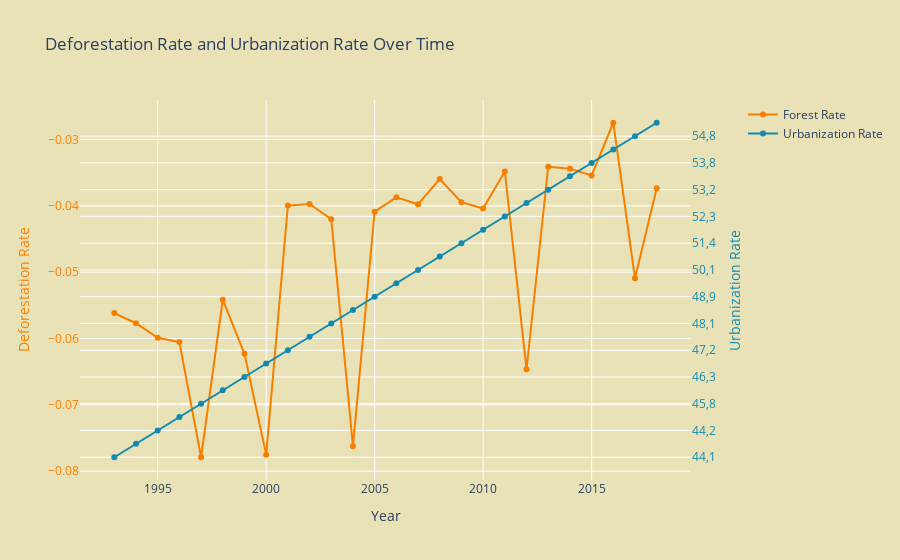

The notebook cell saved with this chart:
### Markdown cell above
Urbanization rates consistently rise, driven by ongoing economic development and population growth. Deforestation rates, on the other hand, increase in a much more random and erratic manner. Despite this variability, deforestation has profound and far-reaching impacts. It leads to the destruction of vast tracts of forest, which serve as crucial habitats for countless species. The loss of these habitats results in the decline and often the extinction of many plant and animal species, significantly reducing biodiversity. This loss of biodiversity disrupts ecosystems, affecting everything from pollination to the stability of food chains.

In addition to habitat destruction, deforestation alters local climates and water cycles. Forests play a critical role in regulating temperatures and weather patterns through the process of evapotranspiration. When trees are removed, these regulatory processes are disrupted, leading to changes in local and regional climates, such as increased temperatures and altered rainfall patterns. These changes can have cascading effects on agriculture, water availability, and human livelihoods.

Furthermore, deforestation impacts soil health. Trees and vegetation protect the soil from erosion by wind and rain. When forests are cleared, the exposed soil is more susceptible to erosion, which can lead to the loss of fertile topsoil and decreased land productivity. This degradation of soil health affects agricultural outputs and can contribute to desertification in severe cases.

### Code cell
data = pd.read_csv('forest_area_decrease.csv')

fig = make_subplots(specs=[[{"secondary_y": True}]])

fig.add_trace(
    go.Scatter(
        x=data['Year'], 
        y=data['Forest_Rate'], 
        mode='lines+markers', 
        name='Forest Rate',
        line=dict(color='#F77F00'),
        marker=dict(color='#F77F00')
    ),
    secondary_y=False,
)

fig.add_trace(
    go.Scatter(
        x=data['Year'], 
        y=data['Urbanization_Percentage'], 
        mode='lines+markers', 
        name='Urbanization Rate',
        line=dict(color='#118AB2'),
        marker=dict(color='#118AB2')
    ),
    secondary_y=True,
)

fig.update_layout(
    title='Deforestation Rate and Urbanization Rate Over Time',
    xaxis_title='Year',
    plot_bgcolor='#eae2b7',
    paper_bgcolor='#eae2b7'
)

fig.update_yaxes(
    title_text="Deforestation Rate", 
    secondary_y=False, 
    tickfont=dict(color='#F77F00'),
    titlefont=dict(color='#F77F00')
)
fig.update_yaxes(
    title_text="Urbanization Rate", 
    secondary_y=True, 
    tickfont=dict(color='#118AB2'),
    titlefont=dict(color='#118AB2')
)

fig.show()

### Figure 1 — Plotly figure (JSON) as saved in the notebook; plotly's stock layout.template omitted (floating-point values rounded to 4 significant figures)
{"data": [{"line": {"color": "#F77F00"}, "marker": {"color": "#F77F00"}, "mode": "lines+markers", "name": "Forest Rate", "type": "scatter", "x": [1993, 1994, 1995, 1996, 1997, 1998, 1999, 2000, 2001, 2002, 2003, 2004, 2005, 2006, 2007, 2008, 2009, 2010, 2011, 2012, 2013, 2014, 2015, 2016, 2017, 2018], "xaxis": "x", "y": [-0.05617, -0.0577, -0.0599, -0.06054, -0.0779, -0.05415, -0.06231, -0.07751, -0.03996, -0.03971, -0.04201, -0.07623, -0.04088, -0.03872, -0.03977, -0.03595, -0.03945, -0.04041, -0.03481, -0.06465, -0.03411, -0.03439, -0.03542, -0.02747, -0.05092, -0.03736], "yaxis": "y"}, {"line": {"color": "#118AB2"}, "marker": {"color": "#118AB2"}, "mode": "lines+markers", "name": "Urbanization Rate", "type": "scatter", "x": [1993, 1994, 1995, 1996, 1997, 1998, 1999, 2000, 2001, 2002, 2003, 2004, 2005, 2006, 2007, 2008, 2009, 2010, 2011, 2012, 2013, 2014, 2015, 2016, 2017, 2018], "xaxis": "x", "y": ["44,1", "44,6", "44,2", "45,1", "45,8", "45,9", "46,3", "46,5", "47,2", "47,8", "48,1", "48,6", "48,9", "49,5", "50,1", "50,8", "51,4", "51,5", "52,3", "52,8", "53,2", "53,6", "53,8", "54,4", "54,8", "55,0"], "yaxis": "y2"}], "layout": {"autosize": true, "paper_bgcolor": "#eae2b7", "plot_bgcolor": "#eae2b7", "title": {"text": "Deforestation Rate and Urbanization Rate Over Time"}, "xaxis": {"anchor": "y", "autorange": true, "domain": [0, 0.94], "range": [1991.0, 2020.0], "title": {"text": "Year"}, "type": "linear"}, "yaxis": {"anchor": "x", "autorange": true, "domain": [0, 1], "range": [-0.08207, -0.02331], "tickfont": {"color": "#F77F00"}, "title": {"font": {"color": "#F77F00"}, "text": "Deforestation Rate"}, "type": "linear"}, "yaxis2": {"anchor": "x", "autorange": true, "overlaying": "y", "range": [-2.063, 27.06], "side": "right", "tickfont": {"color": "#118AB2"}, "title": {"font": {"color": "#118AB2"}, "text": "Urbanization Rate"}, "type": "category"}}}
